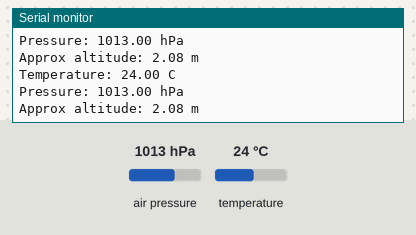
A sketch run on a simulated Arduino Uno, built with avr-gcc and run on an emulated ATmega328P. Parts: the last lines printed to the serial monitor. Inputs (shaded band) come from the test bench; at power-on: air pressure 1013 hPa, temperature 24 °C.

Above: at 1.2 s.
1.3 s: air pressure set to 952 hPa
At 2.6 s:
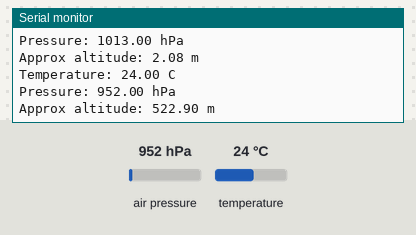
2.8 s: temperature set to 12 °C
At 3.6 s:
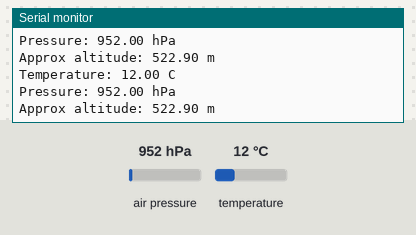
4.3 s: air pressure set to 975 hPa
At 5.8 s:
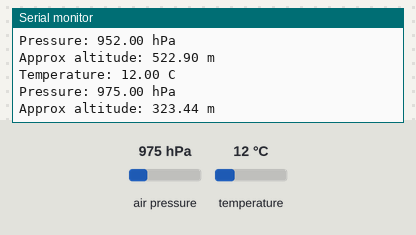
Timing chart, 0 to 7.3 s (numbered marks = the images above; inputs shaded):
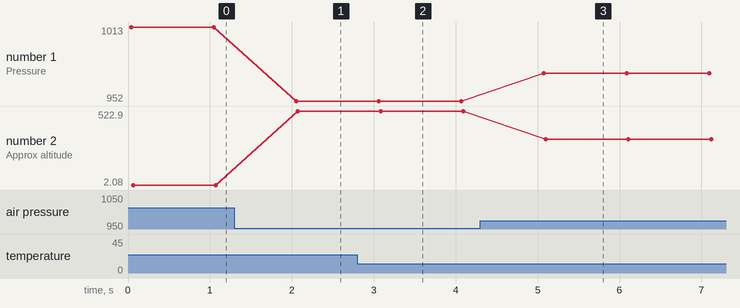

Measured:
- after the input at 1.3 s, the serial monitor: prints a new line after 0.75 s (image 1)
- after the input at 2.8 s, the serial monitor: prints a new line after 0.24 s (image 2)
- after the input at 4.3 s, the serial monitor: prints a new line after 0.78 s (image 3)
- plotted number 1: 1013 → 952 after the input at 1.3 s, 952 → 975 after the input at 4.3 s
- plotted number 2: 2.08 → 522.9 after the input at 1.3 s, 522.9 → 323.44 after the input at 4.3 s

The sketch:

Example_Code.ino
```cpp
/*
  BMP280 - Barometric Pressure + Temperature (I2C)
  ------------------------------------------------
  Measures atmospheric pressure (300-1100 hPa) and temperature, and can
  estimate altitude. I2C address is 0x76 on most breakouts (some use 0x77).

  *** BMP280 vs BME280: the BMP280 does NOT measure humidity. If your board
      reports humidity too, it is a BME280 - use the Adafruit BME280 library
      instead. ***

  Libraries required (install via Library Manager):
    - "Adafruit BMP280 Library" by Adafruit
    - "Adafruit Unified Sensor" by Adafruit (dependency)
    - "Adafruit BusIO" by Adafruit (dependency)

  Wiring (Arduino Uno/Nano - I2C):
    BMP280 VCC -> 3.3V (or 5V if the board has a regulator)
    BMP280 GND -> GND
    BMP280 SCL -> A5 (Uno/Nano) | 21 (Mega) | GPIO22 (ESP32)
    BMP280 SDA -> A4 (Uno/Nano) | 20 (Mega) | GPIO21 (ESP32)

  NOTE: Reference code. For accurate altitude, replace 1013.25 with the
  current local sea-level pressure (hPa) from a weather service.
*/

#include <Wire.h>
#include <Adafruit_BMP280.h>

Adafruit_BMP280 bmp; // I2C

void setup() {
  Serial.begin(9600);
  while (!Serial) delay(10);

  if (!bmp.begin(0x76)) {           // try 0x77 if this fails
    Serial.println("BMP280 not found at 0x76 - try 0x77 or check wiring.");
    while (1) delay(10);
  }
  Serial.println("BMP280 ready");
}

void loop() {
  Serial.print("Temperature: ");
  Serial.print(bmp.readTemperature());
  Serial.println(" C");

  Serial.print("Pressure: ");
  Serial.print(bmp.readPressure() / 100.0F); // Pa -> hPa
  Serial.println(" hPa");

  Serial.print("Approx altitude: ");
  Serial.print(bmp.readAltitude(1013.25));   // local sea-level hPa
  Serial.println(" m");

  Serial.println();
  delay(1000);
}
```
